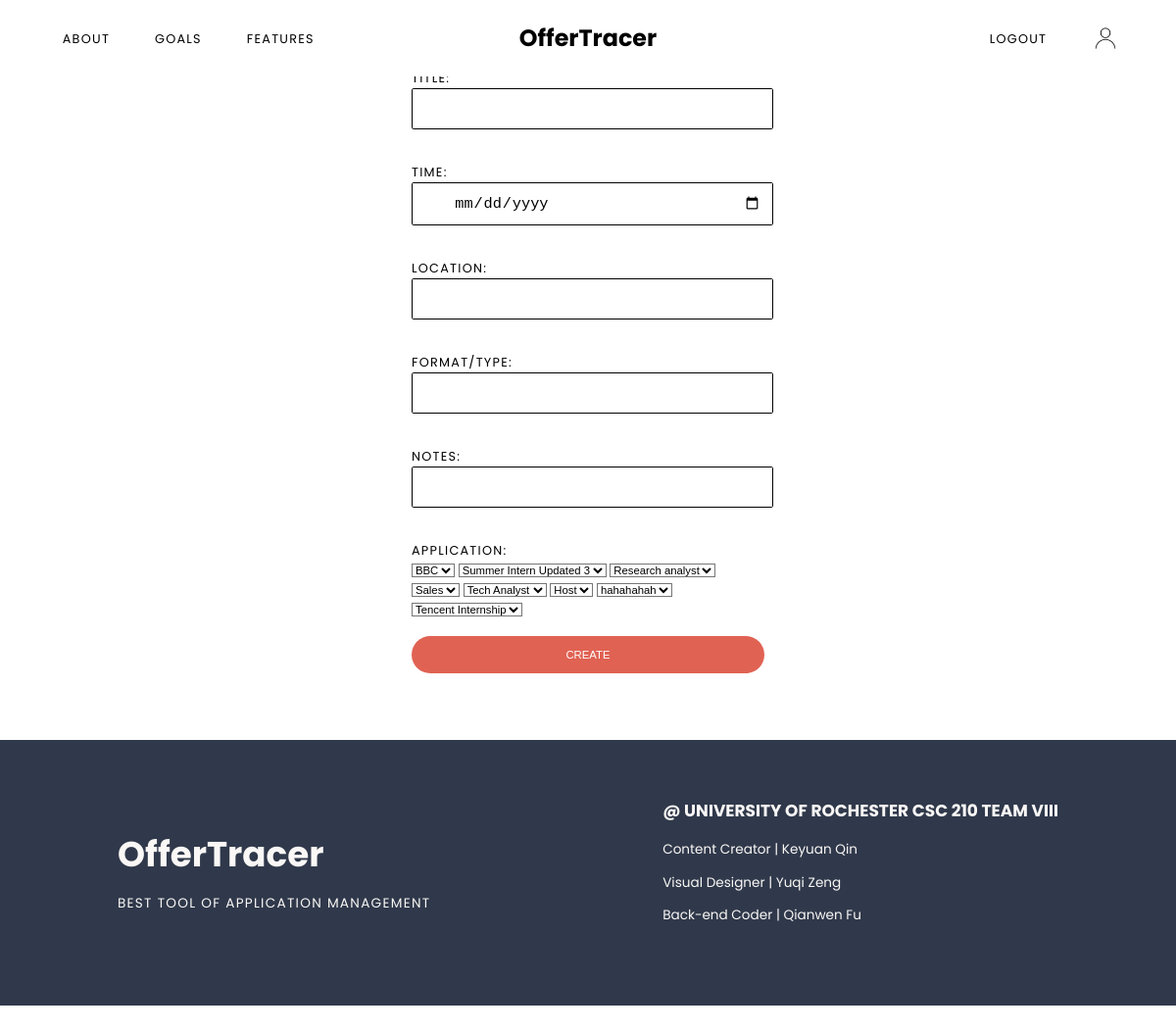
Page /assessment/new (signed in) on the earlier database version.
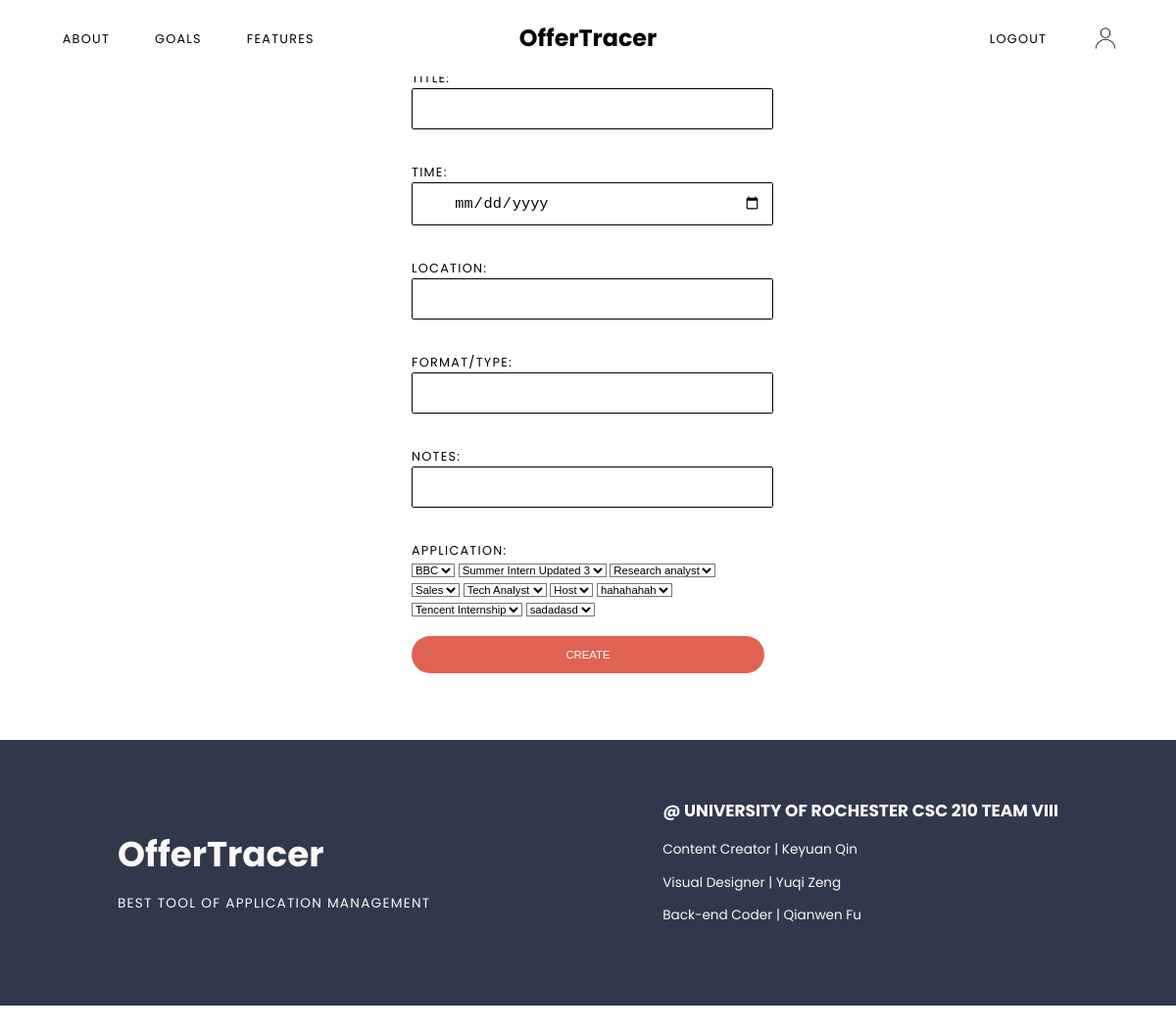
Same page on the later database version.
### models.py (models this page shows, shortened)
class Job(db.Model):
	id = db.Column(db.Integer, primary_key=True)
	program = db.Column(db.String(100), nullable=False)
	company = db.Column(db.String(100), nullable=False)
	deadline = db.Column(db.DateTime)
	resume = db.Column(db.Boolean(False), nullable=False)
	resumeNotes = db.Column(db.Text)
	coverletter = db.Column(db.Boolean(False), nullable=False)
	coverletterNotes = db.Column(db.Text)
	transcript = db.Column(db.Boolean(False), nullable=False)
	transcriptNotes = db.Column(db.Text)
	onlineForm = db.Column(db.Boolean(False), nullable=False)#online application form whether filled out or not
	onlineFormNotes = db.Column(db.Text)
	user_id = db.Column(db.Integer, db.ForeignKey('user.id'), nullable=False)
	tasks = db.relationship('Task', backref='position', lazy=True)
	assessments = db.relationship('Assessment', backref='position', lazy=True)

### main.py (the view, shortened to what this page needs)
@main.route('/assessment/new', methods=['GET','POST'])
@login_required
def new_assessment():
	jobs = Job.query.filter_by(user_id=current_user.id)
	return render_template('create_assessment.html', jobs=jobs)

### app.py (called while the page is built)
@login_manager.user_loader
def load_user(user_id):
	return User.query.get(int(user_id))

### templates/create_assessment.html (shortened to what this page needs)
{% extends "base.html" %}
{% block content %}
<div class="sectionContainer fullContainer">
	<form method="POST" action="" class="content containAlignCenter loginContent">
		<h2>New Assessment</h2>
		<label for="title">Title: </label><br><input type="text" name="title" id="title" class="inputNormal" required><br>
		<label for="time">Time: </label><br><input type="date" name="time" id="time" class="inputNormal" required><br>
		<label for="place">Location:</label><br><input type="text" name="place" id="place" class="inputNormal"><br>
		<label for="iFormat">Format/Type:</label><br><input type="text" name="iFormat" id="iFormat" class="inputNormal"><br>
		<label for="notes">Notes:</label><br><input type="text" name="notes" id="notes" class="inputNormal"><br>
		<label for="job">Application: </label><br>
		{% for job in jobs %}
		<select name="job" id="job">
  			<option value="{{job.id}}">{{job.program}}</option>
		</select>
		{% endfor %}
		<input type="submit" value="Create" class="submit navSignup" id="submit">
	</form>
</div>
{% endblock %}

Differences in the rows shown:
added Job: job "sadadasd"
